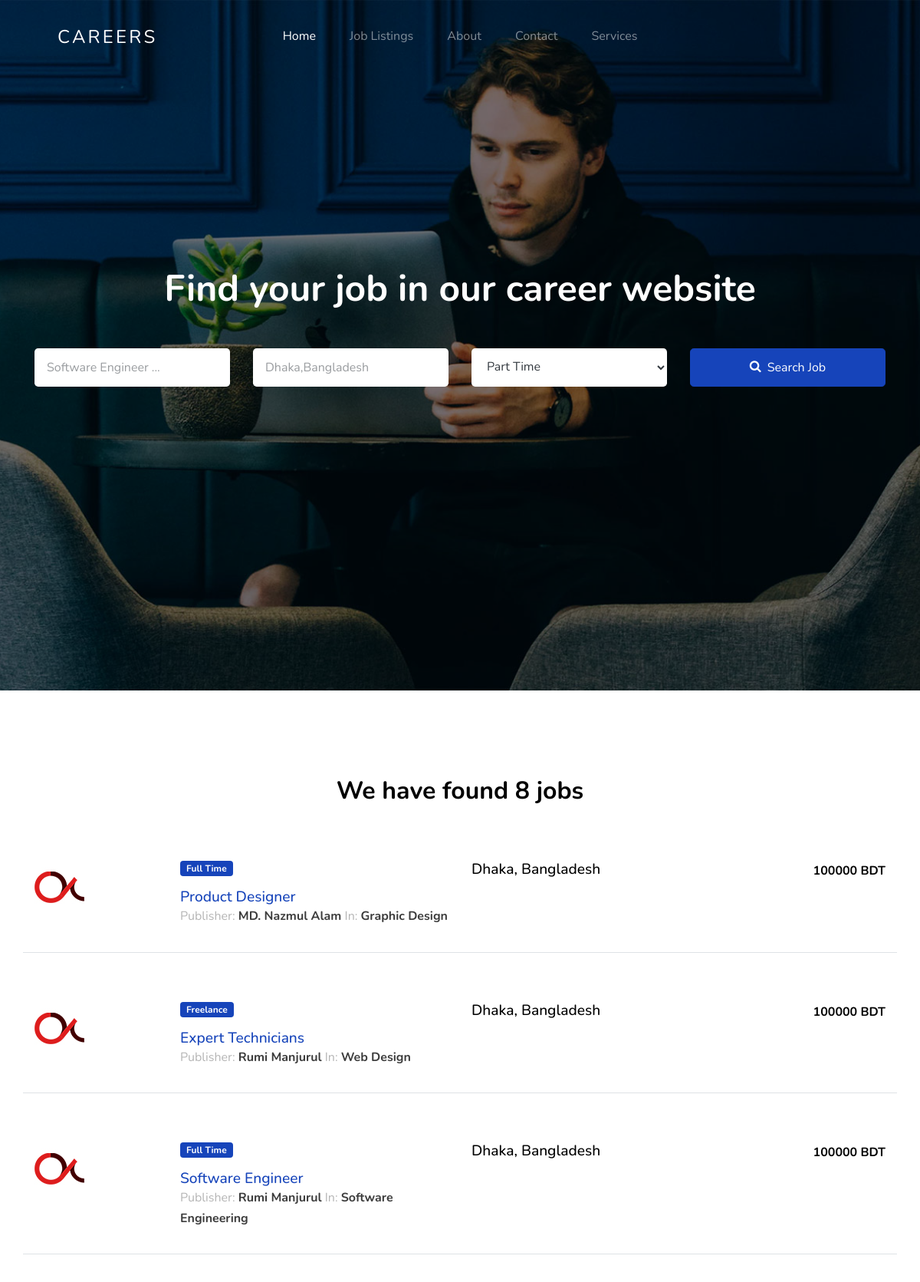
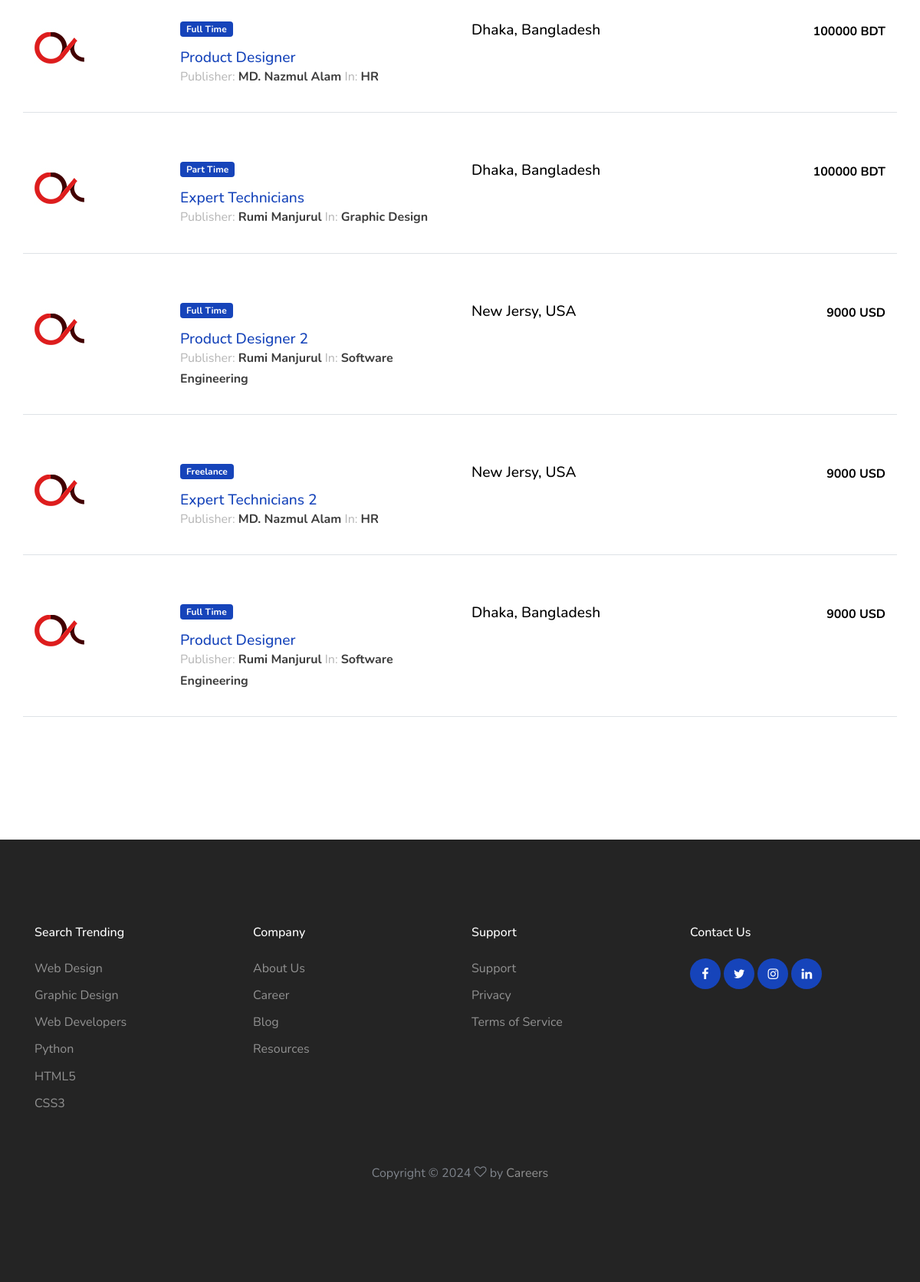
The page /jobs/search/ on the database its author committed (2 pictures, top to bottom).
### jobs/models.py (models this page shows, shortened)
class JobListing(models.Model):
    user = models.ForeignKey(settings.AUTH_USER_MODEL, on_delete=models.CASCADE,
                             null=True, editable=False, blank=True)
    title = models.CharField(max_length=100)
    company_name = models.CharField(max_length=200)
    employment_status = models.CharField(choices=JOB_TYPE, max_length=10)
    vacancy = models.CharField(max_length=10, null=True)
    gender = models.CharField(choices=GENDER, max_length=30, null=True)
    category = models.CharField(choices=CATEGORY, max_length=30)
    description = models.TextField()
    responsibilities = models.TextField()
    experience = models.CharField(max_length=100)
    job_location = models.CharField(max_length=120)
    Salary = models.CharField(max_length=100, null=True, blank=True)
    image = models.ImageField(blank=True, upload_to='media', null=True)
    application_deadline = models.DateTimeField()
    published_on = models.DateTimeField(default=timezone.now)
    def __str__(self):
        return self.title

### jobs/views.py (the view)
# urls.py: path('search/', search_view, name='search'),
def search_view(request):
    title = request.GET.get('title')
    job_location = request.GET.get('job_location')
    employment_status = request.GET.get('employment_status')
    query = JobListing.objects.all()
    if title:
        query = query.filter(title__icontains=title)
    if job_location:
        query = query.filter(job_location__icontains=job_location)
    if employment_status:
        query = query.filter(employment_status__icontains=employment_status)
    context = {
        'query': query
    }
    print(context)
    return render(request, 'jobs/search.html', context)

### templates/jobs/search.html (shortened to what this page needs)
{% extends 'base.html' %}
{% load static %}
{% block content %}
<section class="home-section section-hero overlay bg-image" style="background-image: url('{% static 'images/hero_1.jpg' %}');" id="home-section">
  <div class="container">
    <div class="row align-items-center justify-content-center">
      <div class="col-md-12">
        <div class="mb-5 text-center">
          <h1 class="text-white font-weight-bold">Find your job in our career website</h1>
        </div>
        <form id="job-main-form" method="get" action="#" class="search-jobs-form">
          <div class="row mb-5">
            <div class="col-12 col-sm-6 col-md-6 col-lg-3 mb-4 mb-lg-0">
              <input type="text" id="title" name="title" class="form-control form-control-lg" placeholder="Software Engineer ... ">
            </div>
            <div class="col-12 col-sm-6 col-md-6 col-lg-3 mb-4 mb-lg-0">
              <input type="text" id="job_location" name="job_location" class="form-control form-control-lg" placeholder="Dhaka,Bangladesh">
            </div>
            <div class="col-12 col-sm-6 col-md-6 col-lg-3 mb-4 mb-lg-0">
              <select id="employment_status" name="employment_status" class="form-control">
                <option>Part Time</option>
              </select>
            </div>
            <div class="col-12 col-sm-6 col-md-6 col-lg-3 mb-4 mb-lg-0">
              <button type="submit" class="btn btn-primary btn-lg btn-block text-white btn-search"><span class="icon-search icon mr-2"></span>Search Job</button>
            </div>
          </div>
        </form>
      </div>
    </div>
  </div>
</section>
<section class="site-section">
  <div class="container">
    <div class="row mb-5 justify-content-center">
      <div class="col-md-7 text-center">
        <h2 class="section-title mb-2">We have found <span class="accent">{{ query.count }}</span> jobs</h2>
      </div>
    </div>
    {% for job in query %}
    <div class="mb-5">
      <div class="row align-items-start job-item border-bottom pb-3 mb-3 pt-3">
        <div class="col-md-2">
          <a href=""><img class="img-fluid" src="{% static 'images/featured-listing-2.jpg' %}" alt="image"></a>
        </div>
        <div class="col-md-4">
          <span class="badge badge-primary px-2 py-1 mb-3">{{ job.employment_status }}</span>
          <h2><a href="{% url 'jobs:job-single' job.id %}">{{ job.title }}</a></h2>
          <p class="meta">Publisher: <strong>{{ job.user.first_name }} {{ job.user.last_name }}</strong> In: <strong>{{ job.category }}</strong></p>
        </div>
        <div class="col-md-3 text-left">
          <h3>{{ job.job_location }}</h3>
        </div>
        <div class="col-md-3 text-md-right">
          <strong class="text-black">{{ job.Salary }}</strong>
        </div>
      </div>
    </div>
    {% endfor %}
  </div>
</section>
{% endblock %}

### static/css/style.css (style rules this page uses)
body { font-weight: 400; font-size: 1rem; line-height: 1.7; position: relative; }
body:after { content: ""; position: absolute; top: 0; left: 0; right: 0; bottom: 0; background: rgba(0, 0, 0, 0.7); z-index: 100; opacity: 0; visibility: hidden; -webkit-transition: .3s all ease; -o-transition: .3s all ease; transition: .3s all ease; }
h1, h2, h3, h4 { color: #000; }
.site-section { padding-top: 7rem; padding-bottom: 7rem; position: relative; z-index: 2; }
.text-black { color: #000 !important; }
.home-section { position: relative; }
.home-section > .container { z-index: 2; position: relative; }
.home-section h1 { font-size: 3rem; color: #fff; font-weight: 200; }
.home-section .search-jobs-form .form-control, .home-section .search-jobs-form .btn-lg { height: calc(2em + 1rem + 2px); padding: 0.5rem 1rem; font-size: 1rem; line-height: 1.5; border-radius: 0.3rem; }
.home-section .search-jobs-form .btn-search > span { font-size: 1rem; position: relative; }
.home-section .search-jobs-form .form-control { background: #fff; border: transparent !important; color: #343a40; }
.bg-image { background-size: cover; background-position: center center; background-repeat: no-repeat; }
.section-title { font-size: 2rem; font-weight: 700; }
.section-hero, .section-hero > .container > .row { height: 100vh; min-height: 900px; }
.section-hero.overlay, .section-hero.overlay-2 { position: relative; }
.section-hero.overlay:before, .section-hero.overlay-2:before { z-index: 1; position: absolute; content: ""; top: 0; left: 0; right: 0; bottom: 0; background: rgba(0, 0, 0, 0.5); }
.section-hero > .container { z-index: 2; position: relative; }
.btn:after, .btn:before { display: none; }
.btn.btn-primary { color: #fff; }
.job-item h2, .job-item h3 { font-size: 1.2rem; margin-bottom: 0; }
.job-item .meta { color: #b5b5b5; }
.job-item .meta strong { color: #3c3c3c; }

### rows shown on the page
JobListing: employment_status "Full Time", title "Product Designer", user.first_name "MD. Nazmul", user.last_name "Alam", category "Graphic Design", job_location "Dhaka, Bangladesh", Salary "100000 BDT"
JobListing: employment_status "Freelance", title "Expert Technicians", user.first_name "Rumi", user.last_name "Manjurul", category "Web Design", job_location "Dhaka, Bangladesh", Salary "100000 BDT"
JobListing: employment_status "Full Time", title "Software Engineer", user.first_name "Rumi", user.last_name "Manjurul", category "Software Engineering", job_location "Dhaka, Bangladesh", Salary "100000 BDT"
JobListing: employment_status "Full Time", title "Product Designer", user.first_name "MD. Nazmul", user.last_name "Alam", category "HR", job_location "Dhaka, Bangladesh", Salary "100000 BDT"
JobListing: employment_status "Part Time", title "Expert Technicians", user.first_name "Rumi", user.last_name "Manjurul", category "Graphic Design", job_location "Dhaka, Bangladesh", Salary "100000 BDT"
JobListing: employment_status "Full Time", title "Product Designer 2", user.first_name "Rumi", user.last_name "Manjurul", category "Software Engineering", job_location "New Jersy, USA", Salary "9000 USD"
JobListing: employment_status "Freelance", title "Expert Technicians 2", user.first_name "MD. Nazmul", user.last_name "Alam", category "HR", job_location "New Jersy, USA", Salary "9000 USD"
JobListing: employment_status "Full Time", title "Product Designer", user.first_name "Rumi", user.last_name "Manjurul", category "Software Engineering", job_location "Dhaka, Bangladesh", Salary "9000 USD"

### other values the page prints
{{ query.count }} "8"
